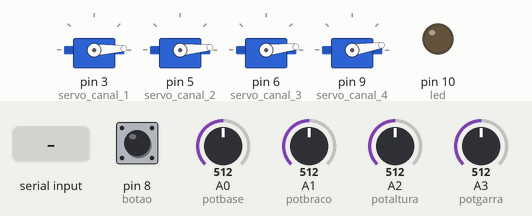
Bench run of a sketch on a simulated Arduino Uno, built with avr-gcc and run on an emulated ATmega328P. Parts: 4 × servo, output pins drawn as LEDs (lit = HIGH). The inputs (shaded band) are chosen by the test bench; at power-on: pin 8 (botao) LOW, A0 (potbase) = 512, A1 (potbraco) = 512, A2 (potaltura) = 512, A3 (potgarra) = 512.

Above: at 1.2 s.
1.3 s: pin 8 (botao) pulled HIGH for 0.15 s
At 2.2 s:
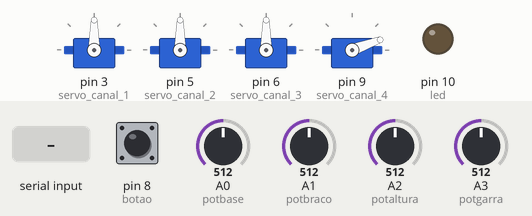
2.9 s: "90,45\n" received over Serial
At 4.1 s:
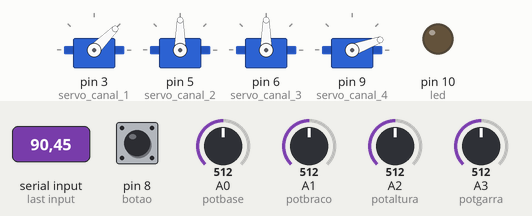
4.4 s: "30,150\n" received over Serial
At 5.4 s:
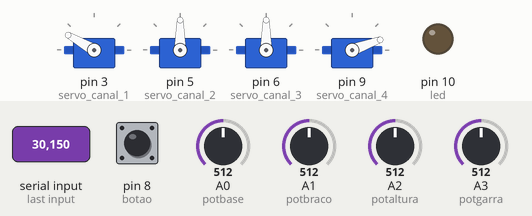
5.9 s: "5\n" received over Serial
At 6.3 s:
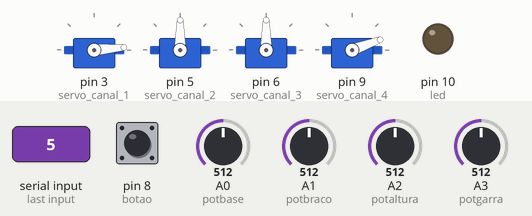
7.4 s: "200\n" received over Serial
At 8.6 s:
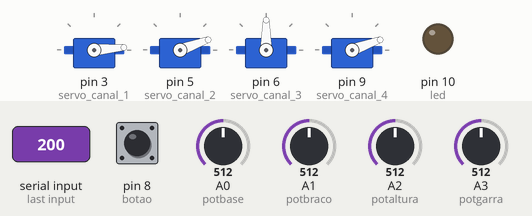
8.9 s: "90\n" received over Serial
At 9.8 s:
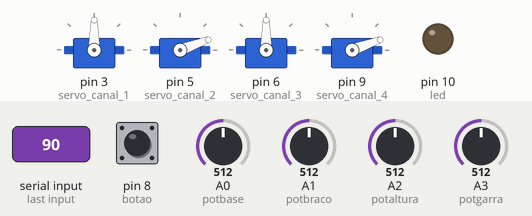
Timing chart, 0 to 11.4 s (numbered marks = the images above; inputs shaded):
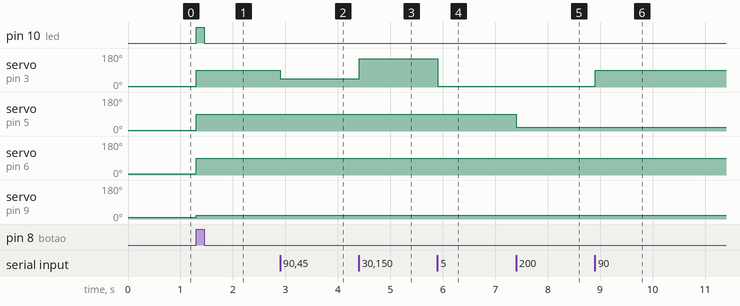

Measured:
- after the input at 1.3 s, pin 10 (led): LOW → HIGH at once, → LOW 0.15 s later; servo on pin 3 (servo_canal_1): 3° → 90° at once; servo on pin 5 (servo_canal_2): 5° → 90° at once; servo on pin 6 (servo_canal_3): 6° → 90° at once; servo on pin 9 (servo_canal_4): 9° → 20° at once
- after the input at 2.9 s, servo on pin 3 (servo_canal_1): 90° → 45° at once
- after the input at 4.4 s, servo on pin 3 (servo_canal_1): 45° → 150° at once
- after the input at 5.9 s, servo on pin 3 (servo_canal_1): 150° → 5° at once
- after the input at 7.4 s, servo on pin 5 (servo_canal_2): 90° → 20° at once
- after the input at 8.9 s, servo on pin 3 (servo_canal_1): 5° → 90° at once

The sketch:

braco_robotico_2018.ino
```cpp
/** Código final do B.R.A.M.S - Braço Robótico Articulado de Movimentos Sincronizados **/
// Elaborado por Tony Emerson Marim em 08/07/2016.
/** mecatronizei@gmail.com **/
/** Controle de 4 servo motores via potenciômetro ou aplicativo celular **/

#include <Servo.h> //biblioteca do servo motor

//constantes ao quais se referem os pinos digitais de sinalização.
const int led = 10;
const int botao = 8;

//variável de estado inicial do botão.
int estadoBotao = 0;

//portas digitais dos servos e suas ações.
//no potenciômetro.
int port_servo_canal_1 = 3;//servobase
int port_servo_canal_2 = 5;//servobraco
int port_servo_canal_3 = 6;//servoaltura
int port_servo_canal_4 = 9;//servogarra
int port_serial;

//portas analógicas dos potenciometros e suas funções.
int potbase = 0;
int potbraco = 1;
int potaltura = 2;
int potgarra = 3;

//valores de início para os ângulos
int angulobase = 0;
int angulobraco = 0;
int anguloaltura = 0;
int angulogarra = 0;

//variáveis dos servos.
//no potenciômetro.
Servo servo_canal_1;//base
Servo servo_canal_2;//braco
Servo servo_canal_3;//altura
Servo servo_canal_4;//garra

void setup()
{
  //Faixa de transmissão do módulo Bluetooth
  Serial.begin(9600);
  Serial.setTimeout(4);

  //definindo pinos de entrada e saída.
  pinMode(led,OUTPUT);
  pinMode(botao,INPUT);

  //Setup de carregamento das variáveis dos servos.
  servo_canal_1.attach(3);//(servobase)
  servo_canal_2.attach(5);//(servoaltura)
  servo_canal_3.attach(6);//(servogarra)
  servo_canal_4.attach(9);//(servobraco)
  servo_canal_1.write(port_servo_canal_1);
  servo_canal_2.write(port_servo_canal_2);
  servo_canal_3.write(port_servo_canal_3);
  servo_canal_4.write(port_servo_canal_4);
}

void loop(){

 estadoBotao = digitalRead(botao);
 //Condição executada enquanto botão acionado e Led verde aceso
 if(estadoBotao == HIGH){

        digitalWrite(led,HIGH);
        angulobase=analogRead(potbase);
        angulobase=map(angulobase,0,1024,0,180);
        servo_canal_1.write(angulobase); //leitura do angulo no potênciometro, mapeamento, e registro no servo referente a base.

        angulobraco=analogRead(potbraco);
        angulobraco=map(angulobraco,0,1024,0,180);
        servo_canal_2.write(angulobraco); //leitura do angulo no potênciometro, mapeamento, e registro no servo referente ao braço.

        anguloaltura=analogRead(potaltura);
        anguloaltura=map(anguloaltura,0,1024,0,180);
        servo_canal_3.write(anguloaltura); //leitura do angulo no potênciometro, mapeamento, e registro no servo referente a altura do braço.

        angulogarra=analogRead(potgarra);
        angulogarra=map(angulogarra,0,1024,0,40);
        servo_canal_4.write(angulogarra); //leitura do angulo no potênciometro, mapeamento, e registro no servo referente a abertura da garra.

}else{
    digitalWrite(led,LOW);//Condição com Led verde apagada assumida pelo bluetooth
 }
 if (Serial.available()>0) {
    port_serial = Serial.parseInt();
    if (port_serial >0 && port_serial <180)
    {
        port_servo_canal_1 = port_serial;
        port_servo_canal_2 = map(port_serial, 0, 180, 0, 180);
        servo_canal_1.write(port_servo_canal_1);
}
   if (port_serial >180 && port_serial <360)
    {
        port_servo_canal_2 = port_serial;
        port_servo_canal_2 = map(port_serial, 180, 360, 0, 180);
        servo_canal_2.write(port_servo_canal_2);
}
   if (port_serial >360 && port_serial <540)
    {
        port_servo_canal_3 = port_serial;
        port_servo_canal_3 = map(port_serial, 360, 540, 0, 180);
        servo_canal_3.write(port_servo_canal_3);
}
       if (port_serial >540 && port_serial <720)
    {
        port_servo_canal_4 = port_serial;
        port_servo_canal_4 = map(port_serial, 540, 720, 0, 180);
        servo_canal_4.write(port_servo_canal_4);
}

  }
}
```
